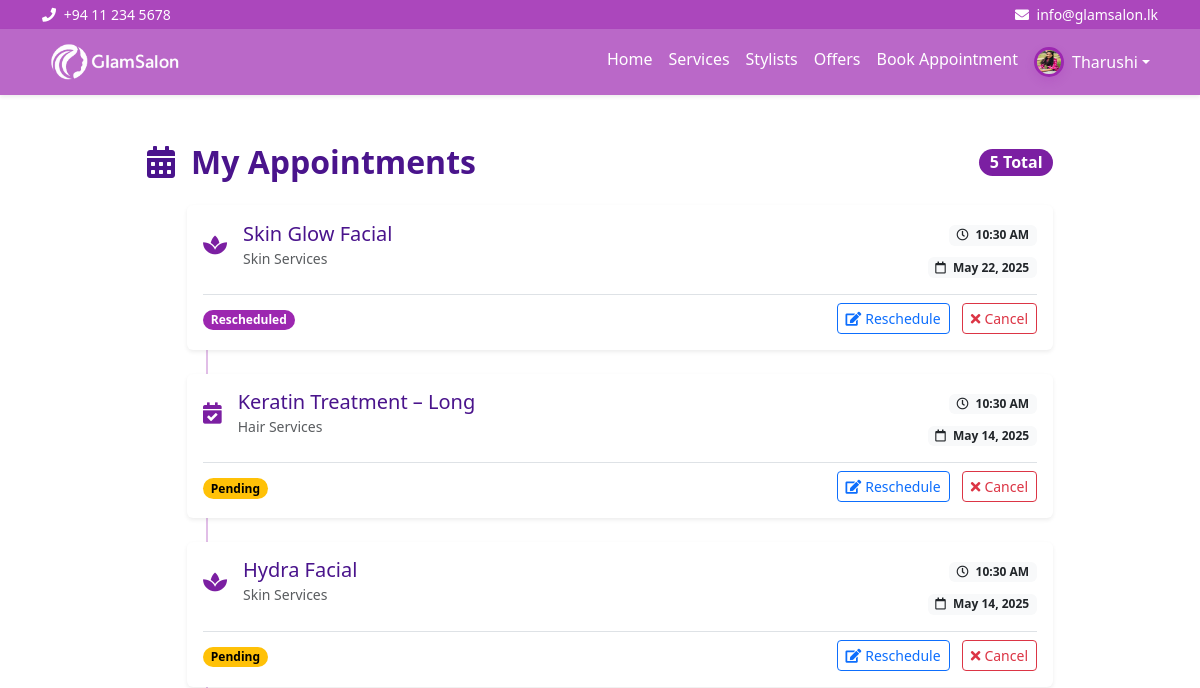
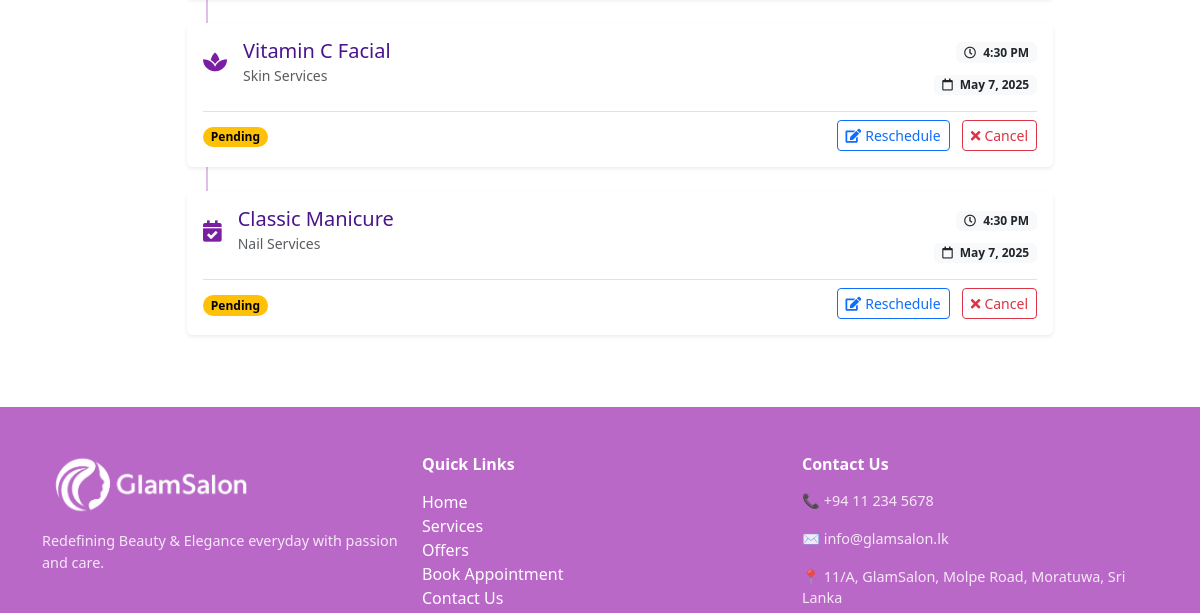
Before: /book/my-appointments/ (signed in, upper part) with the older database file (2 pictures, top to bottom).
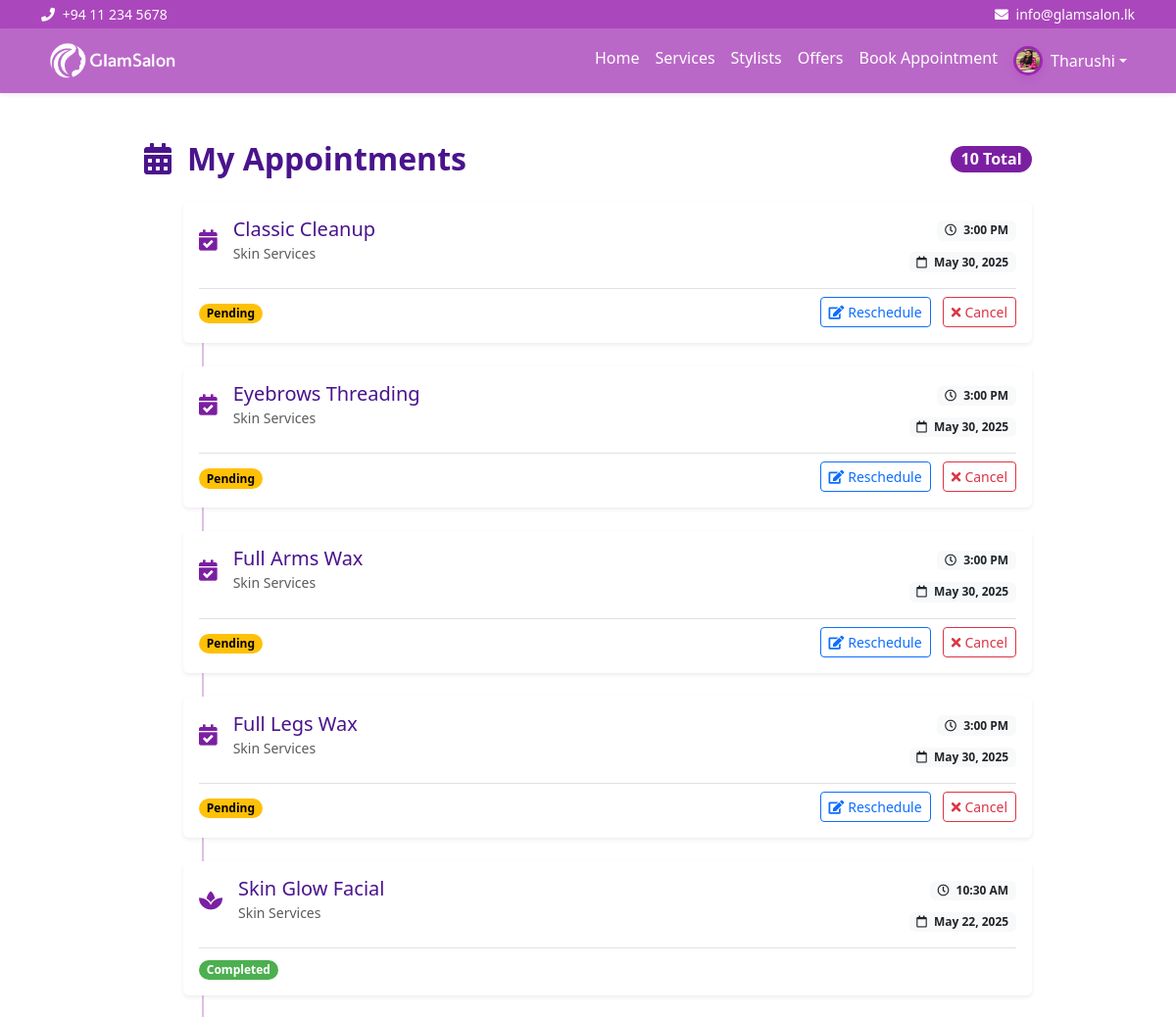
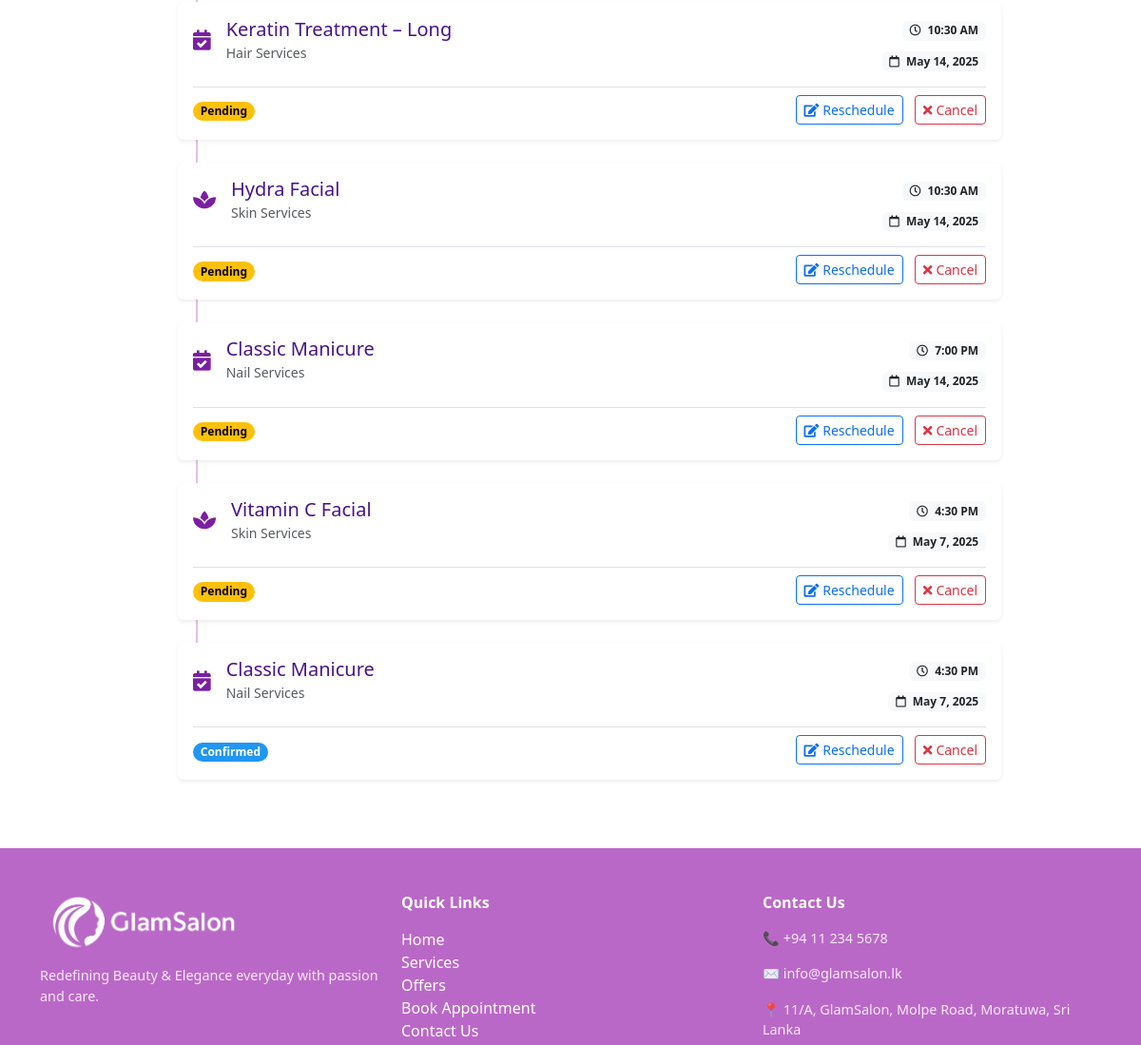
After: the same page with the newer database file (2 pictures, top to bottom).
### accounts/models.py (models this page shows, shortened)
class UserProfile(models.Model):
    user = models.OneToOneField(User, on_delete=models.CASCADE)
    profile_picture = models.ImageField(upload_to='profile_pics/', default='profile_pics/default.png')
    phone = models.CharField(max_length=15, blank=True)
    address = models.TextField(blank=True)

### booking/models.py (models this page shows, shortened)
class Appointment(models.Model):
    STATUS_CHOICES = (
        ('Pending', 'Pending'),
        ('Confirmed', 'Confirmed'),
        ('Completed', 'Completed'),
        ('Cancelled', 'Cancelled'),
    )
    user = models.ForeignKey(User, on_delete=models.CASCADE, related_name='appointments')
    service = models.ForeignKey(Service, on_delete=models.CASCADE)
    date = models.DateField()
    time = models.TimeField()
    status = models.CharField(max_length=20, choices=STATUS_CHOICES, default='Pending')
    created_at = models.DateTimeField(auto_now_add=True)

class Service(models.Model):
    subcategory = models.ForeignKey(ServiceSubCategory, related_name='services', on_delete=models.CASCADE)
    name = models.CharField(max_length=150)
    description = models.TextField(blank=True, null=True)
    price = models.DecimalField(max_digits=10, decimal_places=2)
    duration_minutes = models.PositiveIntegerField(default=30)
    is_special = models.BooleanField(default=False)
    available = models.BooleanField(default=True)
    image = models.ImageField(upload_to='service_images/', blank=True, null=True)
    created_at = models.DateTimeField(auto_now_add=True)
    class Meta:
        ordering = ['subcategory__category__display_order', 'subcategory__display_order', 'name']

class ServiceSubCategory(models.Model):
    category = models.ForeignKey(ServiceCategory, related_name='subcategories', on_delete=models.CASCADE)
    name = models.CharField(max_length=100)
    display_order = models.PositiveIntegerField(default=0)
    class Meta:
        ordering = ['display_order']

class ServiceCategory(models.Model):
    name = models.CharField(max_length=100)
    display_order = models.PositiveIntegerField(default=0)
    class Meta:
        ordering = ['display_order']

### booking/views.py (the view)
# urls.py: path('my-appointments/', views.my_appointments, name='my_appointments'),
@login_required
def my_appointments(request):
    appointments = Appointment.objects.filter(user=request.user).order_by('-date')
    return render(request, 'booking/my_appointments.html', {'appointments': appointments})

### booking/templates/booking/my_appointments.html (shortened to what this page needs)
{% extends 'base.html' %}
{% load static %}
{% block content %}
<div class="container my-5">
    <div class="row">
        <div class="col-lg-10 mx-auto">
            <div class="d-flex justify-content-between align-items-center mb-4">
                <h2 class="mb-0" style="color: #4a148c; font-weight: 700;">
                    <i class="fas fa-calendar-alt me-3"></i>My Appointments
                </h2>
                <span class="badge rounded-pill" style="background-color: #7b1fa2; font-size: 1rem;">
                    {{ appointments.count }} Total
                </span>
            </div>
            {% if appointments %}
            <div class="appointment-timeline">
                {% for a in appointments %}
                <div class="timeline-card mb-4 position-relative">
                    <div class="card shadow-sm border-0" style="border-left: 4px solid {% if a.status == 'Completed' %}#4CAF50{% elif a.status == 'Cancelled' %}#F44336{% elif a.status == 'Rescheduled' %}#9C27B0{% else %}#7b1fa2{% endif %};">
                        <div class="card-body">
                            <div class="row align-items-center">
                                <div class="col-md-8">
                                    <div class="d-flex align-items-center mb-2">
                                        <div class="service-icon me-3" style="color: #7b1fa2;">
                                            {% if "hair" in a.service.name|lower %}
                                            <i class="fas fa-cut fa-lg"></i>
                                            {% elif "facial" in a.service.name|lower %}
                                            <i class="fas fa-spa fa-lg"></i>
                                            {% elif "nail" in a.service.name|lower %}
                                            <i class="fas fa-hand-paper fa-lg"></i>
                                            {% elif "massage" in a.service.name|lower %}
                                            <i class="fas fa-hands fa-lg"></i>
                                            {% else %}
                                            <i class="fas fa-calendar-check fa-lg"></i>
                                            {% endif %}
                                        </div>
                                        <div>
                                            <h5 class="mb-0" style="color: #4a148c;">{{ a.service.name }}</h5>
                                            <small class="text-muted">{{ a.service.subcategory.category.name }}</small>
                                        </div>
                                    </div>
                                </div>
                                <div class="col-md-4 text-md-end">
                                    <div class="appointment-time mb-2">
                                        <span class="badge bg-light text-dark">
                                            <i class="far fa-clock me-1"></i>
                                            {{ a.time|time:"g:i A" }}
                                        </span>
                                    </div>
                                    <div class="appointment-date">
                                        <span class="badge bg-light text-dark">
                                            <i class="far fa-calendar me-1"></i>
                                            {{ a.date|date:"F j, Y" }}
                                        </span>
                                    </div>
                                </div>
                            </div>
                            <div class="d-flex justify-content-between align-items-center mt-3 pt-2 border-top">
                                <div>
                                    <span class="badge rounded-pill status-{{ a.status|lower }}">
                                        {{ a.status }}
                                    </span>
                                </div>
                                <div>
                                    {% if a.status != 'Cancelled' and a.status != 'Completed' %}
                                    <a href="{% url 'booking:reschedule_appointment' a.id %}" class="btn btn-sm btn-outline-primary me-2">
                                        <i class="fas fa-edit me-1"></i>Reschedule
                                    </a>
                                    <form action="{% url 'booking:cancel_appointment' a.id %}" method="post" class="d-inline">
                                        <button type="submit" class="btn btn-sm btn-outline-danger"
                                                onclick="return confirm('Are you sure you want to cancel this appointment?')">
                                            <i class="fas fa-times me-1"></i>Cancel
                                        </button>
                                    </form>
                                    {% endif %}
                                </div>
                            </div>
                        </div>
                    </div>
                </div>
                {% endfor %}
            </div>
            {% endif %}
        </div>
    </div>
</div>
<link rel="stylesheet" href="https://cdnjs.cloudflare.com/ajax/libs/font-awesome/5.15.4/css/all.min.css">
{% endblock %}

### templates/base.html (shortened to what this page needs)
<!DOCTYPE html>
<html lang="en">
<head>
    <link href="https://cdn.jsdelivr.net/npm/bootstrap@5.3.0/dist/css/bootstrap.min.css" rel="stylesheet">
    {% load static %}
    <link rel="stylesheet" href="https://cdnjs.cloudflare.com/ajax/libs/font-awesome/6.0.0/css/all.min.css">
    {% load static %}
    <link rel="stylesheet" href="{% static 'css/style.css' %}">
</head>
<body>
<div class="topbar text-white py-1">
  <div class="container d-flex justify-content-between">
    <small><i class="fas fa-phone me-1"></i> +94 11 234 5678</small>
    <small><i class="fas fa-envelope me-1"></i> info@glamsalon.lk</small>
  </div>
</div>
<nav class="navbar navbar-expand-lg sticky-top shadow-sm purple-navbar">
  <div class="container">
    <a class="navbar-brand" href="{% url 'home' %}">
      <img src="{% static 'img/glamsalon_logo.png' %}" alt="GlamSalon Logo" height="40">
    </a>
    <div class="collapse navbar-collapse" id="navbarNav">
      <ul class="navbar-nav ms-auto">
        <li class="nav-item"><a class="nav-link" href="/">Home</a></li>
        <li class="nav-item"><a class="nav-link" href="/services/">Services</a></li>
        <li class="nav-item"><a class="nav-link" href="/stylists/">Stylists</a></li>
        <li class="nav-item"><a class="nav-link" href="/offers/">Offers</a></li>
        <li class="nav-item"><a class="nav-link" href="{% url 'booking:book_appointment' %}">Book Appointment</a></li>
        {% if user.is_authenticated %}
  <li class="nav-item dropdown">
    <a class="nav-link dropdown-toggle d-flex align-items-center" href="#" role="button" data-bs-toggle="dropdown" aria-expanded="false">
      {% if user.userprofile.profile_picture %}
        <img src="{{ user.userprofile.profile_picture.url }}" alt="Profile" class="rounded-circle me-2" width="30" height="30">
      {% else %}
        <i class="fas fa-user-circle me-2"></i>
      {% endif %}
      <span>{{ user.first_name|default:user.username }}</span>
    </a>
  </li>
        {% endif %}
      </ul>
    </div>
  </div>
</nav>
<div class="container mt-4">
    {% block content %}{% endblock %}
</div>
<footer class="custom-footer text-white py-5 mt-5" style="background-color: #ba68c8;">
  <div class="container">
    <div class="row text-center text-md-start g-4">
      <div class="col-md-4 mb-4 text-center text-md-start">
        <img src="{% static 'img/glamsalon_logo.png' %}" alt="Glam Salon Logo" style="height: 60px; margin-bottom: 15px;">
        <p style="font-size: 0.9rem;">Redefining Beauty & Elegance everyday with passion and care.</p>
      </div>
      <div class="col-md-4 mb-4">
        <h6 class="fw-bold mb-3">Quick Links</h6>
        <ul class="list-unstyled">
          <li><a href="/" class="text-white text-decoration-none">Home</a></li>
          <li><a href="/services/" class="text-white text-decoration-none">Services</a></li>
          <li><a href="/offers/" class="text-white text-decoration-none">Offers</a></li>
          <li><a href="{% url 'booking:book_appointment' %}" class="text-white text-decoration-none">Book Appointment</a></li>
          <li><a href="/contact/" class="text-white text-decoration-none">Contact Us</a></li>
        </ul>
      </div>
      <div class="col-md-4 mb-4">
        <h6 class="fw-bold mb-3">Contact Us</h6>
        <p style="font-size: 0.9rem;">📞 <a href="tel:+94112345678" class="text-white text-decoration-none">+94 11 234 5678</a></p>
        <p style="font-size: 0.9rem;">✉️ <a href="mailto:info@glamsalon.lk" class="text-white text-decoration-none">info@glamsalon.lk</a></p>
        <p style="font-size: 0.9rem;">📍 11/A, GlamSalon, Molpe Road, Moratuwa, Sri Lanka</p>
      </div>
    </div>
  </div>
</footer>
</body>
</html>

### static/css/style.css (style rules this page uses)
.topbar { background-color: #ab47bc; color: white; }
.purple-navbar { background-color: #ba68c8; }
.purple-navbar .nav-link { color: white !important; font-weight: 500; }
.custom-footer { background-color: #9c27b0; color: white; padding-top: 20px; }
.custom-footer a { color: #f3e5f5; }
.custom-footer p { font-size: 0.875rem; opacity: 0.85; }
.rounded-circle { border: 3px solid #9c27b0; box-shadow: 0 4px 10px rgba(156, 39, 176, 0.2); }

### booking/templates/booking/my_appointments.html (style rules this page uses)
.timeline-card::before { content: ''; position: absolute; left: 19px; top: 24px; bottom: -24px; width: 2px; background-color: #e1bee7; }
.timeline-card:last-child::before { display: none; }
.service-icon i { transition: transform 0.3s ease; }
.appointment-timeline { position: relative; padding-left: 40px; }
.status-pending { background-color: #FFC107; color: #000; }
.status-confirmed { background-color: #2196F3; color: #fff; }
.status-completed { background-color: #4CAF50; color: #fff; }

Changed rows visible on the page:
added Appointment: service.name "Classic Cleanup", service.subcategory.category.name "Skin Services", time "3:00 PM", date "May 30, 2025", status "Pending", shows "Reschedule"
added Appointment: service.name "Eyebrows Threading", service.subcategory.category.name "Skin Services", time "3:00 PM", date "May 30, 2025", status "Pending", shows "Reschedule"
added Appointment: service.name "Full Arms Wax", service.subcategory.category.name "Skin Services", time "3:00 PM", date "May 30, 2025", status "Pending", shows "Reschedule"
added Appointment: service.name "Full Legs Wax", service.subcategory.category.name "Skin Services", time "3:00 PM", date "May 30, 2025", status "Pending", shows "Reschedule"
changed Appointment "Skin Glow Facial": status "Rescheduled" → "Completed"; no longer shows "Reschedule Cancel"
added Appointment: service.name "Classic Manicure", service.subcategory.category.name "Nail Services", time "7:00 PM", date "May 14, 2025", status "Pending", shows "Reschedule"
changed Appointment: status "Pending" → "Confirmed"
Other visible differences:
{{ appointments.count }}: "5" → "10"
